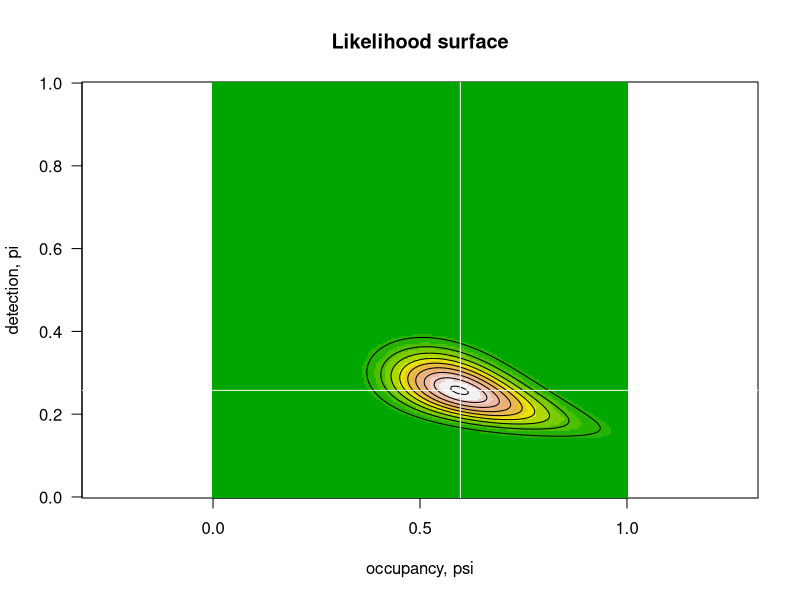
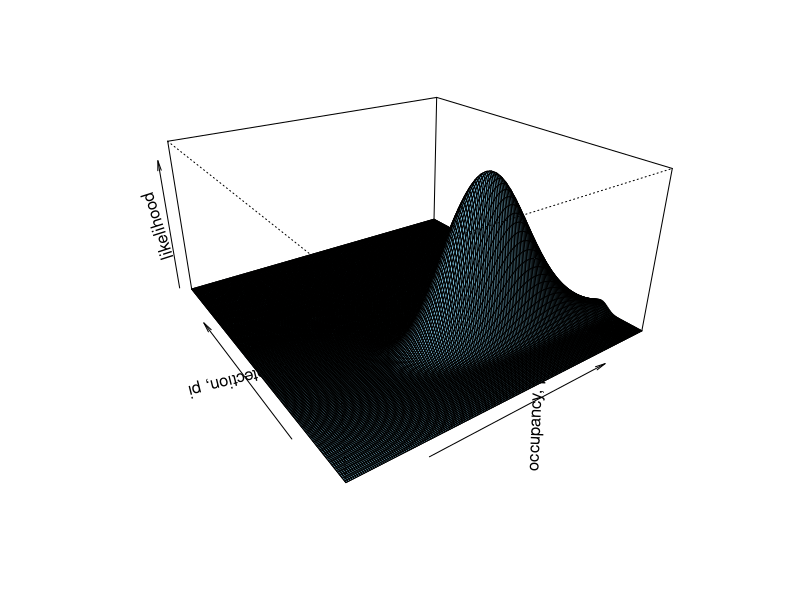

These figures' R source, in order:

# Code for the web page on MLE for salamanders.

y <- c(4, 3, 3, 3, 3, 2, 1, 1, 1, 1, 1, 1, 1, 1, 1, 1, 1, 1,
    0, 0, 0, 0, 0, 0, 0, 0, 0, 0, 0, 0, 0, 0, 0, 0, 0, 0, 0, 0, 0)
n <- 5
sum(y > 0)

PSI <- PI <- seq(0.0025, 1, 0.005)
range(PSI)
length(PSI)

LIKE <- matrix(NA, 200, 200)
for (i in 1:200) {
  for(j in 1:200) {
    LIKE[i, j] <- prod(PSI[i] * dbinom(y, n, PI[j]) + ifelse(y==0, 1 - PSI[i], 0))
  }
}
range(LIKE)

image(LIKE, xlab="occupancy, psi", ylab="detection, pi", main="Likelihood surface",
    col = terrain.colors(12), las=1, asp=1)
contour(LIKE, add=TRUE, drawlabels=FALSE)

# Add the lines for the MLE of psi and pi
( where <- arrayInd(which.max(LIKE), dim(LIKE)) )
PSI[where[1]]   # MLE of psi
# [1] 0.595
PI[where[2]]     # MLE of pi
# [1] 0.26
abline(v = PSI[where[1]], h = PI[where[2]], col='white')

# This is the persective plot at the top of the page
# I used 'rotate.persp' to see what rotation would be best
# library(TeachingDemos)
# rotate.persp(PSI, PI, LIKE)

persp(PSI, PI, LIKE, col='skyblue', expand=0.5,
  theta=-35, phi=25, shade=0.1,
  xlab="occupancy, psi", ylab="detection, pi",
  zlab="likelihood") #, main="Likelihood surface")


# Do MLE with optim
get_negLogLike <- function(x, y, n) {
  psi <- x[1]
  pi <- x[2]
  like <- prod(psi * dbinom(y, n, pi) + ifelse(y==0, 1 - psi, 0))
  return(-log(like))
}
get_negLogLike(c(0.7, 0.3), y=y, n=5)  # check
# 49.8396

optim(c(0.5,0.5), get_negLogLike, y=y, n=5)

